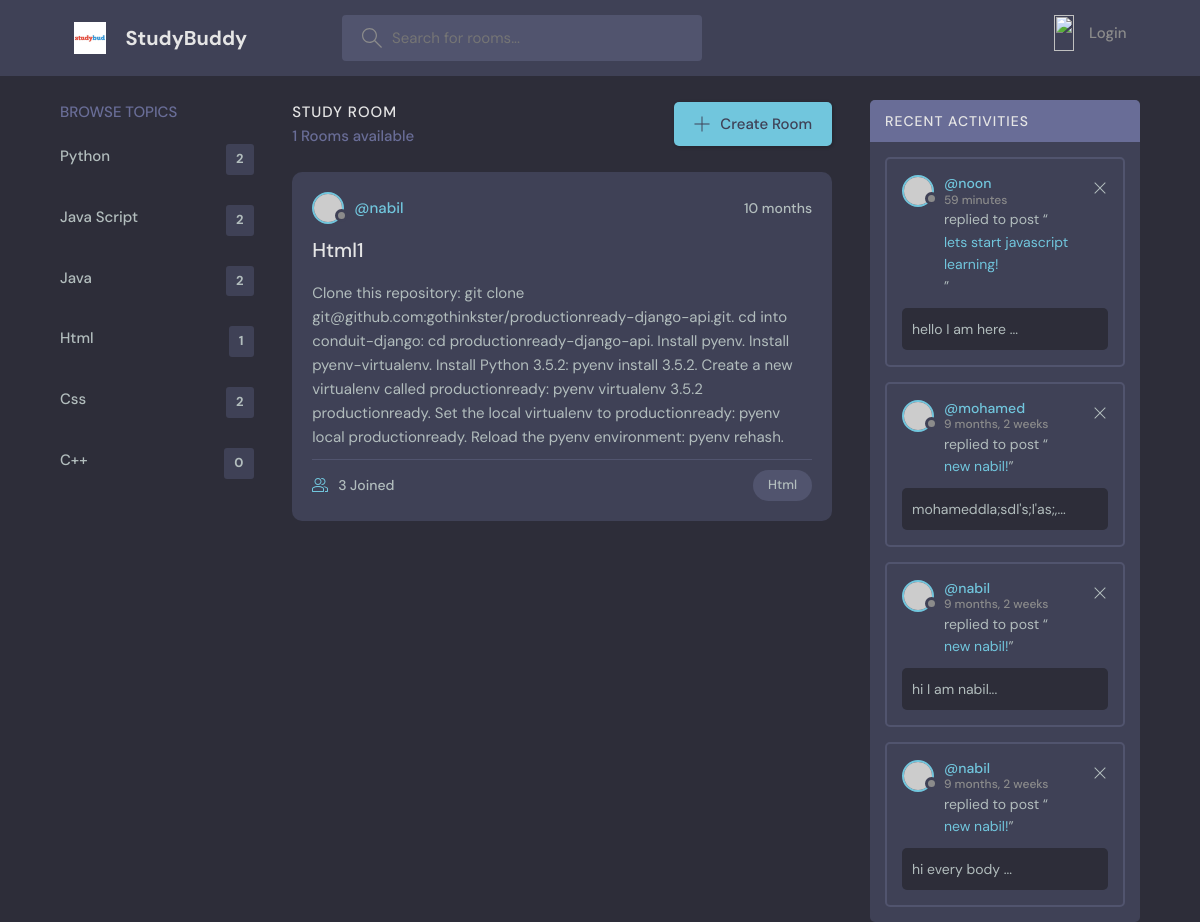
The page /?q=Html on the database its author committed.
### base/models.py (models this page shows)
class Topic(models.Model):
    name = models.CharField(max_length=100)
    def __str__(self):
        return self.name

class Room(models.Model):
    topic = models.ForeignKey(Topic, on_delete=models.SET_NULL, null=True)
    host = models.ForeignKey(User, on_delete=models.SET_NULL, null=True, )
    name = models.CharField(max_length=200)
    description = models.TextField()
    participants = models.ManyToManyField(User, related_name="participants", blank=True)
    updated = models.DateTimeField(auto_now_add=True)
    created = models.DateTimeField(auto_now=True)
    def __str__(self):
        return self.name
    class Meta:
        ordering = ["-created",]

class Message(models.Model):
    user = models.ForeignKey(User, on_delete=models.CASCADE)
    room = models.ForeignKey(Room, on_delete=models.CASCADE)
    body = models.TextField()
    updated = models.DateTimeField(auto_now_add=True)
    created = models.DateTimeField(auto_now=True)
    def __str__(self):
        return self.body[0:50]
    class Meta:
        ordering = ["-created", ]

### base/views.py (the view)
# urls.py: path('', views.home, name="home"),
def home(request):
    q = request.GET.get('q') if request.GET.get('q') is not None else ""
    rooms = Room.objects.filter(Q(topic__name__contains=q) |
                                Q(description__contains=q) |
                                Q(name__contains=q)
                                )
    count = rooms.count()
    topics = Topic.objects.all()
    room_messages = Message.objects.all()
    context = {'rooms': rooms, 'topics': topics, "count": count, "room_messages": room_messages}
    return render(request=request,
                  template_name="base/home.html",
                  context=context)

### base/templates/base/home.html (shortened to what this page needs)
{% extends 'main.html' %}
{% block content %}
<main class="layout layout--3">
      <div class="container">
        <div class="topics">
          <div class="topics__header">
            <h2>Browse Topics</h2>
          </div>
          <div >
         {% include 'base/topics_component.html' %}
     </div>
        </div>
        <div class="roomList">
          <div class="roomList__header">
            <div>
              <h2>Study Room</h2>
              <p>{{count}} Rooms available</p>
            </div>
            <a class="btn btn--main" href=" {% url 'create-room' %} ">
              <svg version="1.1" xmlns="http://www.w3.org/2000/svg" width="32" height="32" viewBox="0 0 32 32">
                <title>add</title>
                <path
                  d="M16.943 0.943h-1.885v14.115h-14.115v1.885h14.115v14.115h1.885v-14.115h14.115v-1.885h-14.115v-14.115z"
                ></path>
              </svg>
              Create Room
            </a>
          </div>
         {% include 'base/feed_component.html'%}
        </div>
        <div class="activities">
          <div class="activities__header">
            <h2>Recent Activities</h2>
          </div>
          {% include 'base/activities_component.html'%}
          </div>
      </div>
    </main>
{% endblock %}

### base/templates/base/topics_component.html
        <ul class="topics__list">
         {% for topic in topics %}
         <div>
             <li>
             <a href=" {% url 'home' %}?q={{topic.name}}"> {{topic.name}} <span>
                 {{topic.room_set.all.count}}
                  </span></a>
             </li>
         </div>
       {% endfor %}
        </ul>

### base/templates/base/feed_component.html (shortened to what this page needs)
 {% for room in rooms %}
 <div class="roomListRoom">
            <div class="roomListRoom__header">
              <a href=" {% url 'user-profile' room.host.id %} " class="roomListRoom__author">
                <div class="avatar avatar--small">
                  <img src="https://randomuser.me/api/portraits/women/11.jpg" />
                </div>
                <span>@{{room.host}}</span>
              </a>
              <div class="roomListRoom__actions">
                <span>{{room.created|timesince}}</span>
              </div>
            </div>
            <div class="roomListRoom__content">
              <a href="{%url 'room' room.id %}">{{room.name}}</a>
              <p>
               {{room.description}}
              </p>
            </div>
            <div class="roomListRoom__meta">
              <small href="room.html" class="roomListRoom__joined">
                {{ room.participants.count}} Joined
              </small>
              <p class="roomListRoom__topic">{{room.topic}}</p>
            </div>
          </div>
  {% endfor %}

### base/templates/base/activities_component.html (shortened to what this page needs)
   {% for message in room_messages%}
    <div class="activities__box">
            <div class="activities__boxHeader roomListRoom__header">
              <a href="profile.html" class="roomListRoom__author">
                <div class="avatar avatar--small">
                  <img src="https://randomuser.me/api/portraits/women/11.jpg" />
                </div>
                <p>
                  @{{message.user.username}}
                  <span> {{ message.created | timesince }}</span>
                </p>
              </a>
              <div class="roomListRoom__actions">
                <a href="#">
                  <svg version="1.1" xmlns="http://www.w3.org/2000/svg" width="32" height="32" viewBox="0 0 32 32">
                    <title>remove</title>
                    <path
                      d="M27.314 6.019l-1.333-1.333-9.98 9.981-9.981-9.981-1.333 1.333 9.981 9.981-9.981 9.98 1.333 1.333 9.981-9.98 9.98 9.98 1.333-1.333-9.98-9.98 9.98-9.981z"
                    ></path>
                  </svg>
                </a>
              </div>
            </div>
            <div class="activities__boxContent">
              <p>replied to post “<a href="{% url 'room' message.room.id %}">{{message.room}}!</a>”</p>
              <div class="activities__boxRoomContent">
                {{message}}...
              </div>
            </div>
          </div>
    {%endfor%}

### rows shown on the page
Topic: name "Python", room_set.all.count "2"
Topic: name "Java Script", room_set.all.count "2"
Topic: name "Java", room_set.all.count "2"
Topic: name "Html", room_set.all.count "1"
Topic: name "Css", room_set.all.count "2"
Topic: name "C++", room_set.all.count "0"
Room: host "nabil", created "10 months", name "Html1", description "Clone this repository: git clone git@github.com:gothinkster/productionready-django-api.git. cd into conduit-django: cd productionready-django-api. Install pyenv. Install pyenv-virtualenv. Install Python 3.5.2: pyenv install 3.5.2. Create a new virtualenv called productionready: pyenv virtualenv 3.5.2 productionready. Set the local virtualenv to productionready: pyenv local productionready. Reload the pyenv environment: pyenv rehash.", participants.count "3", topic "Html"
Message: user.username "noon", created "59 minutes", room "lets start javascript learning", body "hello I am here"
Message: user.username "mohamed", created "9 months, 2 weeks", room "new nabil", body "mohameddla;sdl's;l'as;,"
Message: user.username "nabil", created "9 months, 2 weeks", room "new nabil", body "hi I am nabil"
Message: user.username "nabil", created "9 months, 2 weeks", room "new nabil", body "hi every body"

### other values the page prints
{{ count }} "1"
